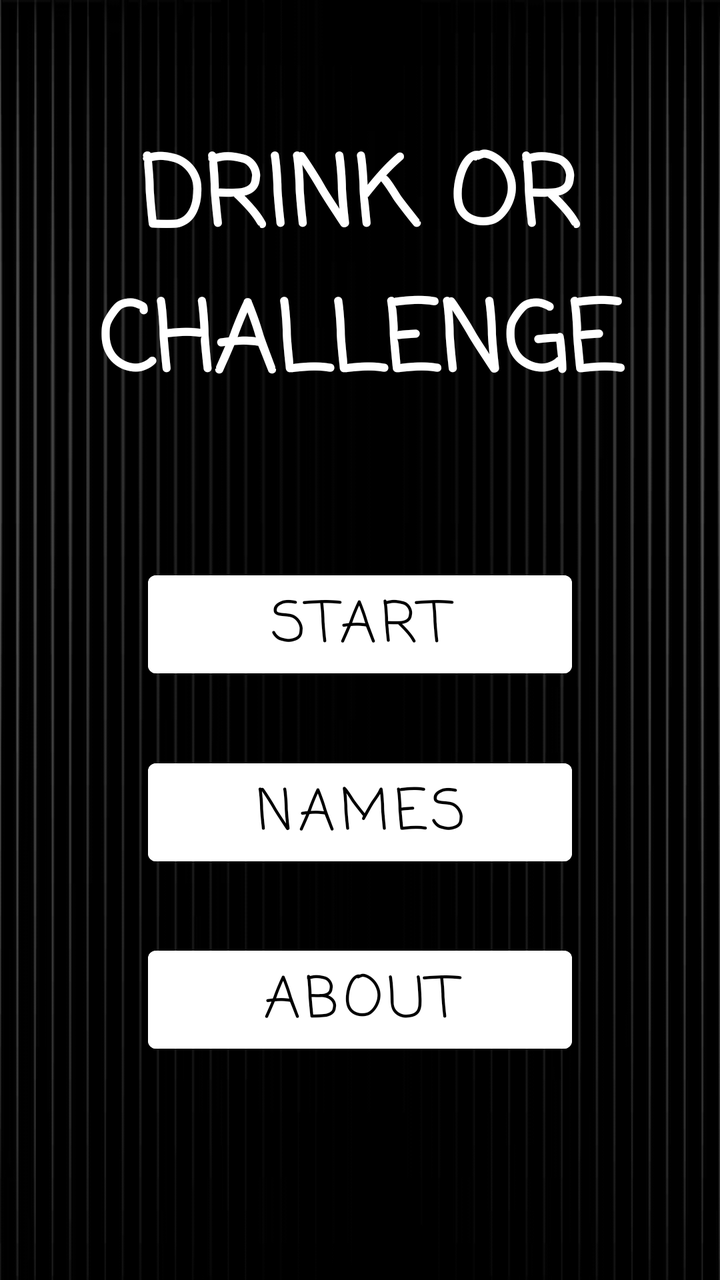
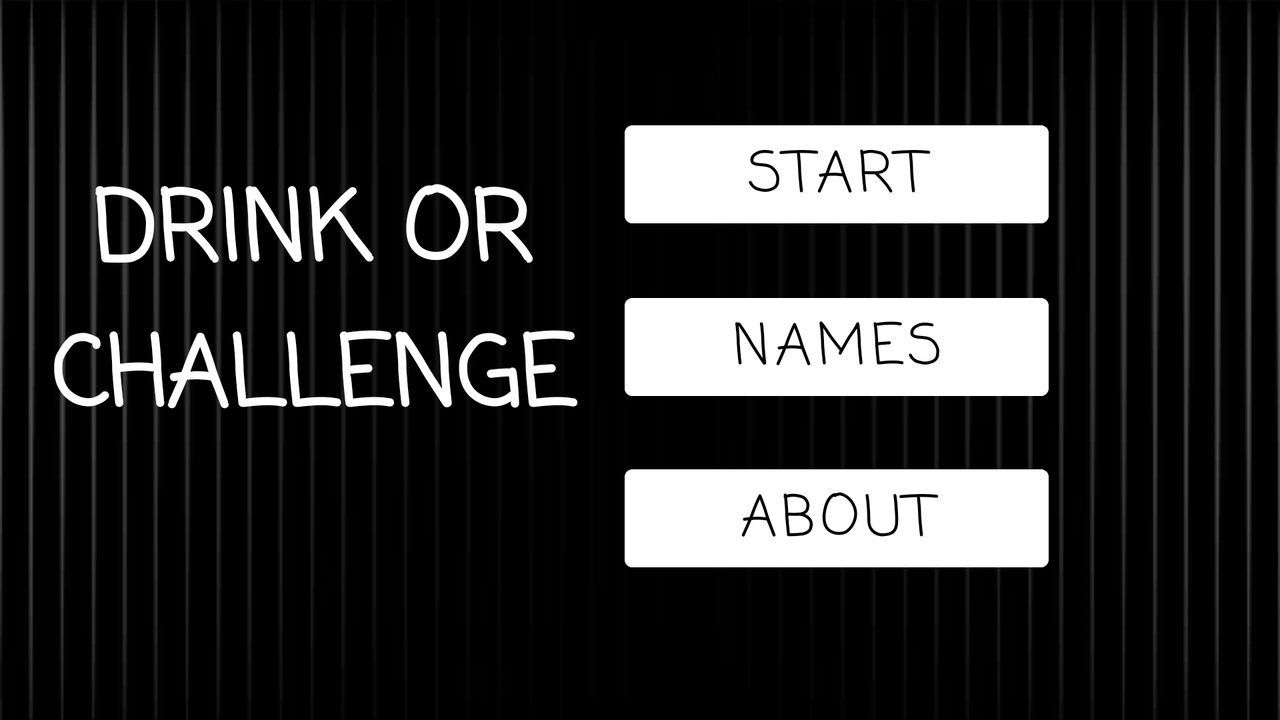

Two renders of one Android screen. The first uses the default layout on a phone; the second uses the alternative layout the repository ships for a different screen configuration, on a matching device. The two XML files are below.
<!-- AndroidManifest.xml: application theme Theme.DrinkOrChallenge -->
<!-- res/layout/activity_main.xml -->
<?xml version="1.0" encoding="utf-8"?>
<androidx.constraintlayout.widget.ConstraintLayout xmlns:android="http://schemas.android.com/apk/res/android"
    xmlns:app="http://schemas.android.com/apk/res-auto"
    xmlns:tools="http://schemas.android.com/tools"
    android:layout_width="match_parent"
    android:layout_height="match_parent"
    android:background="@drawable/backgroundingame">

    <Button
        android:id="@+id/buttonGoNames"
        android:layout_width="212dp"
        android:layout_height="61dp"
        android:backgroundTint="@color/white"
        android:fontFamily="casual"
        android:text="Names"
        android:textColor="@color/black"
        android:textSize="28sp"
        app:layout_constraintBottom_toBottomOf="parent"
        app:layout_constraintEnd_toEndOf="parent"
        app:layout_constraintStart_toStartOf="parent"
        app:layout_constraintTop_toBottomOf="@+id/buttonStart"
        app:layout_constraintVertical_bias="0.13999999" />

    <Button
        android:id="@+id/buttonAbout"
        android:layout_width="212dp"
        android:layout_height="61dp"
        android:backgroundTint="@color/white"
        android:fontFamily="casual"
        android:text="About"
        android:textColor="@color/black"
        android:textSize="28sp"
        app:layout_constraintBottom_toBottomOf="parent"
        app:layout_constraintEnd_toEndOf="parent"
        app:layout_constraintStart_toStartOf="parent"
        app:layout_constraintTop_toBottomOf="@+id/buttonGoNames"
        app:layout_constraintVertical_bias="0.23000002" />

    <Button
        android:id="@+id/buttonStart"
        android:layout_width="212dp"
        android:layout_height="61dp"
        android:backgroundTint="@color/white"
        android:fontFamily="casual"
        android:text="Start"
        android:textColor="@color/black"
        android:textSize="28sp"
        app:layout_constraintBottom_toBottomOf="parent"
        app:layout_constraintEnd_toEndOf="parent"
        app:layout_constraintStart_toStartOf="parent"
        app:layout_constraintTop_toBottomOf="@+id/titleOfGame"
        app:layout_constraintVertical_bias="0.18" />

    <TextView
        android:id="@+id/titleOfGame"
        android:layout_width="278dp"
        android:layout_height="153dp"
        android:fontFamily="casual"
        android:text="DRINK OR CHALLENGE"
        android:textAlignment="center"
        android:textColor="@color/white"
        android:textSize="48sp"
        android:textStyle="bold"
        app:layout_constraintBottom_toBottomOf="parent"
        app:layout_constraintEnd_toEndOf="parent"
        app:layout_constraintStart_toStartOf="parent"
        app:layout_constraintTop_toTopOf="parent"
        app:layout_constraintVertical_bias="0.13" />


</androidx.constraintlayout.widget.ConstraintLayout>
<!-- resources referenced by this layout -->
<resources>
  <color name="black">#FF000000</color>
  <color name="white">#FFFFFFFF</color>
  <!-- drawable backgroundingame: png bitmap (drawable, 7287 bytes) -->
  <style name="Theme.DrinkOrChallenge" parent="Theme.MaterialComponents.DayNight.DarkActionBar">
          
          <item name="colorPrimary">@color/purple_500</item>
          <item name="colorPrimaryVariant">@color/purple_700</item>
          <item name="colorOnPrimary">@color/white</item>
          
          <item name="colorSecondary">@color/teal_200</item>
          <item name="colorSecondaryVariant">@color/teal_700</item>
          <item name="colorOnSecondary">@color/black</item>
          
          <item name="android:statusBarColor">?attr/colorPrimaryVariant</item>
          
      </style>
  <color name="purple_500">#FF6200EE</color>
  <color name="purple_700">#FF3700B3</color>
  <color name="teal_200">#FF03DAC5</color>
  <color name="teal_700">#FF018786</color>
</resources>
<!-- res/layout-land/activity_main.xml (the repository's variant of the layout above) -->
<!-- drawn on the phone turned sideways -->
<?xml version="1.0" encoding="utf-8"?>
<androidx.constraintlayout.widget.ConstraintLayout xmlns:android="http://schemas.android.com/apk/res/android"
    xmlns:app="http://schemas.android.com/apk/res-auto"
    xmlns:tools="http://schemas.android.com/tools"
    android:layout_width="match_parent"
    android:layout_height="match_parent"
    android:background="@drawable/backgroundingame">

    <Button
        android:id="@+id/buttonGoNames"
        android:layout_width="212dp"
        android:layout_height="61dp"
        android:backgroundTint="@color/white"
        android:fontFamily="casual"
        android:text="Names"
        android:textColor="@color/black"
        android:textSize="28sp"
        app:layout_constraintBottom_toBottomOf="parent"
        app:layout_constraintEnd_toEndOf="parent"
        app:layout_constraintHorizontal_bias="0.73"
        app:layout_constraintStart_toStartOf="parent"
        app:layout_constraintTop_toBottomOf="@+id/buttonStart"
        app:layout_constraintVertical_bias="0.13999999" />

    <Button
        android:id="@+id/buttonAbout"
        android:layout_width="212dp"
        android:layout_height="61dp"
        android:backgroundTint="@color/white"
        android:fontFamily="casual"
        android:text="About"
        android:textColor="@color/black"
        android:textSize="28sp"
        app:layout_constraintBottom_toBottomOf="parent"
        app:layout_constraintEnd_toEndOf="parent"
        app:layout_constraintHorizontal_bias="0.73"
        app:layout_constraintStart_toStartOf="parent"
        app:layout_constraintTop_toBottomOf="@+id/buttonGoNames"
        app:layout_constraintVertical_bias="0.26" />

    <Button
        android:id="@+id/buttonStart"
        android:layout_width="212dp"
        android:layout_height="61dp"
        android:backgroundTint="@color/white"
        android:fontFamily="casual"
        android:text="Start"
        android:textColor="@color/black"
        android:textSize="28sp"
        app:layout_constraintBottom_toBottomOf="parent"
        app:layout_constraintEnd_toEndOf="parent"
        app:layout_constraintHorizontal_bias="0.73"
        app:layout_constraintStart_toStartOf="parent"
        app:layout_constraintTop_toTopOf="parent"
        app:layout_constraintVertical_bias="0.19" />

    <TextView
        android:id="@+id/titleOfGame"
        android:layout_width="270dp"
        android:layout_height="177dp"
        android:fontFamily="casual"
        android:text="DRINK OR CHALLENGE"
        android:textAlignment="center"
        android:textColor="@color/white"
        android:textSize="48sp"
        android:textStyle="bold"
        app:layout_constraintBottom_toBottomOf="parent"
        app:layout_constraintEnd_toStartOf="@+id/buttonStart"
        app:layout_constraintStart_toStartOf="parent"
        app:layout_constraintTop_toTopOf="parent"
        app:layout_constraintVertical_bias="0.44" />


</androidx.constraintlayout.widget.ConstraintLayout>
